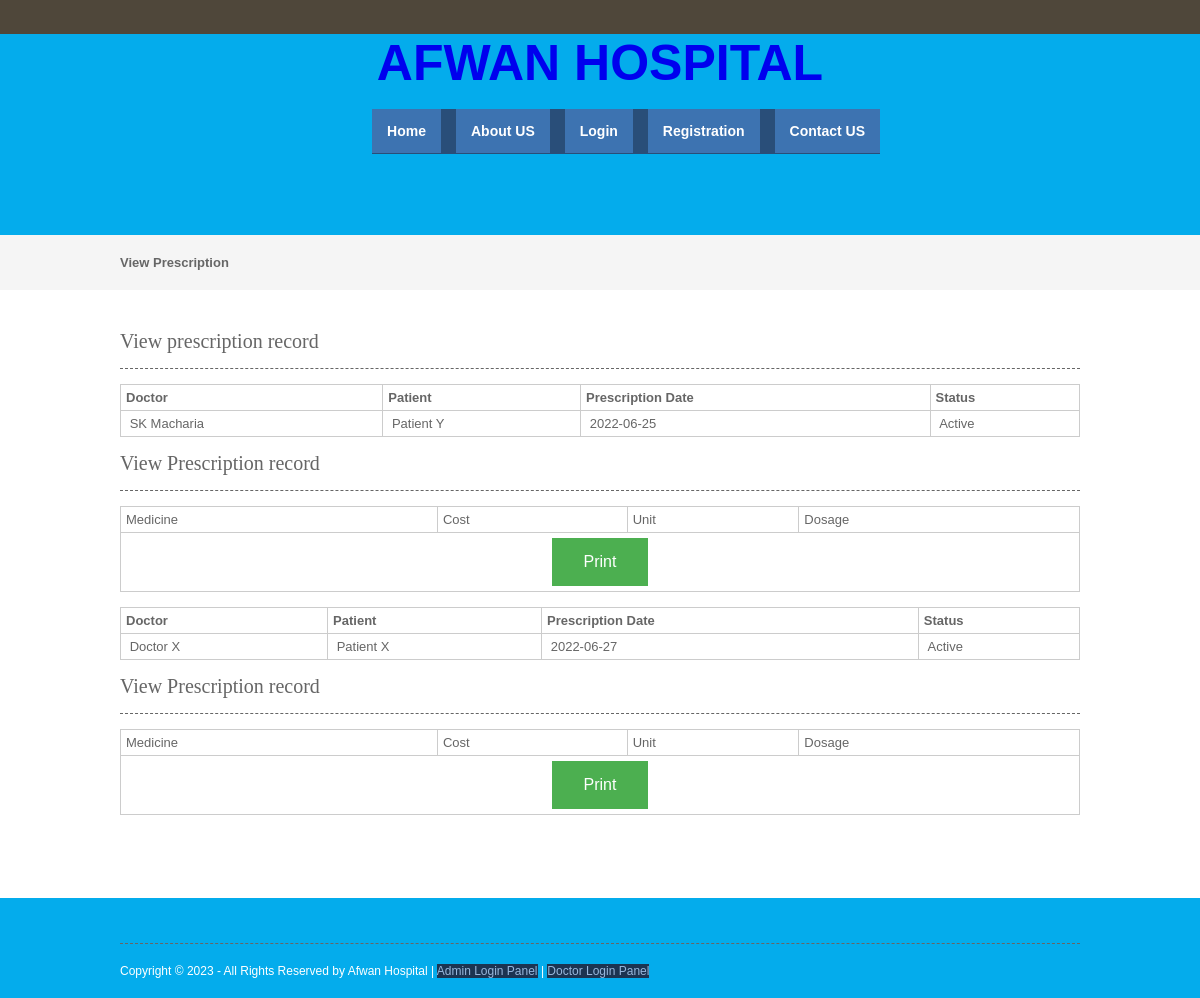
The app's page /viewprescription.php, older data.
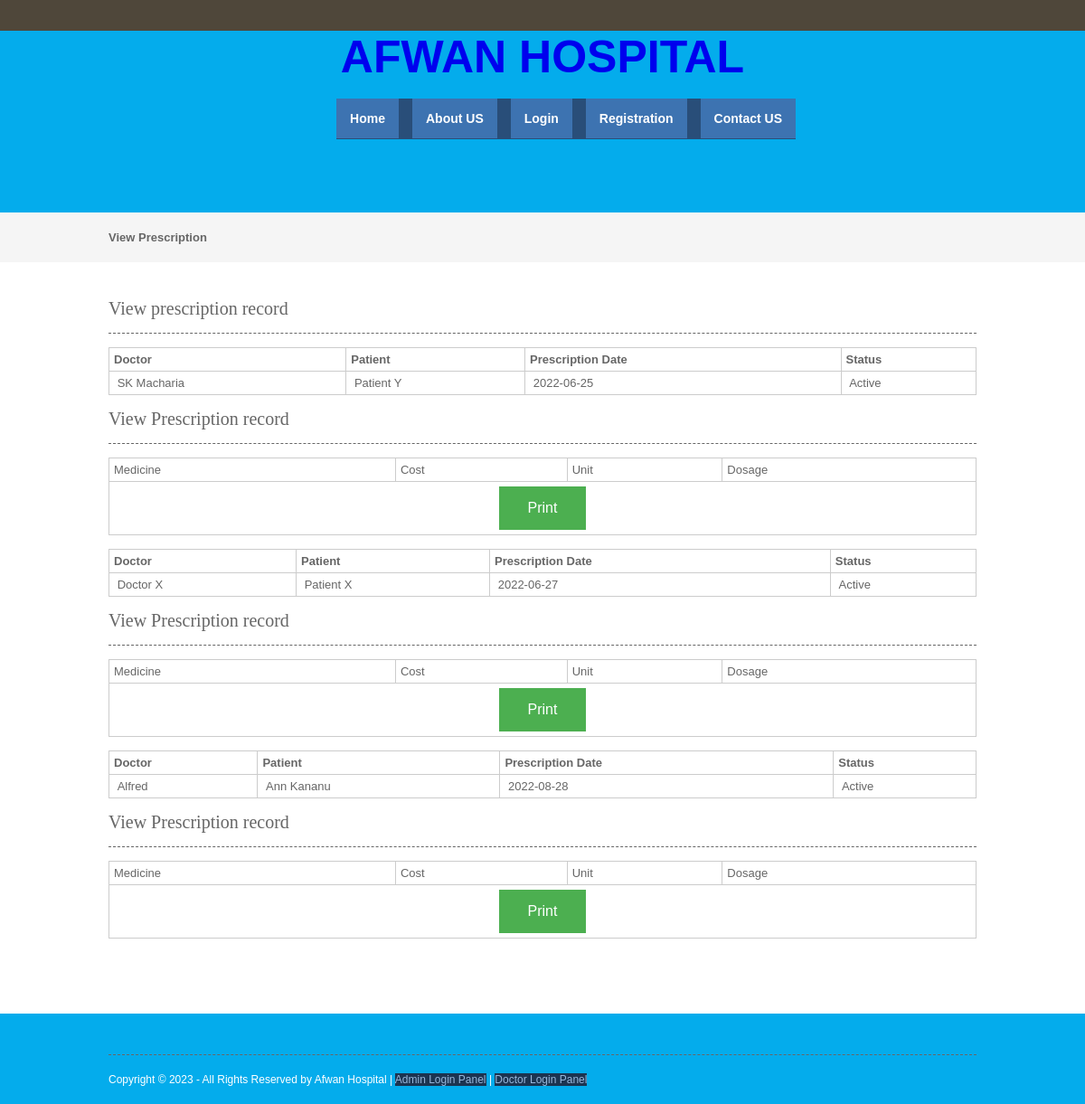
The same page, newer data.
### tables this page shows
CREATE TABLE `prescription` (
  `prescriptionid` int(10) NOT NULL,
  `treatment_records_id` int(10) NOT NULL,
  `doctorid` int(10) NOT NULL,
  `patientid` int(10) NOT NULL,
  `delivery_type` varchar(10) NOT NULL COMMENT 'Delivered through appointment or online order',
  `delivery_id` int(10) NOT NULL COMMENT 'appointmentid or orderid',
  `prescriptiondate` date NOT NULL,
  `status` varchar(10) NOT NULL,
  `appointmentid` int(10) NOT NULL
);

CREATE TABLE `doctor` (
  `doctorid` int(10) NOT NULL,
  `doctorname` varchar(50) NOT NULL,
  `mobileno` varchar(15) NOT NULL,
  `departmentid` int(10) NOT NULL,
  `loginid` varchar(25) NOT NULL,
  `password` varchar(25) NOT NULL,
  `status` varchar(10) NOT NULL,
  `education` varchar(25) NOT NULL,
  `experience` float(11,1) NOT NULL,
  `consultancy_charge` float(10,2) NOT NULL
);

CREATE TABLE `patient` (
  `patientid` int(10) NOT NULL,
  `patientname` varchar(50) NOT NULL,
  `admissiondate` date NOT NULL,
  `admissiontime` time NOT NULL,
  `address` varchar(250) NOT NULL,
  `mobileno` varchar(15) NOT NULL,
  `city` varchar(25) NOT NULL,
  `loginid` varchar(50) NOT NULL,
  `password` varchar(25) NOT NULL,
  `bloodgroup` varchar(20) NOT NULL,
  `gender` varchar(10) NOT NULL,
  `dob` date NOT NULL,
  `status` varchar(10) NOT NULL
);

### viewprescription.php (the view, shortened to what this page needs)
<?php
include("header.php");
include("dbconnection.php");
?>
<div class="wrapper col2">
  <div id="breadcrumb">
    <ul>
      <li class="first">View Prescription</li></ul>
  </div>
</div>
<div class="wrapper col4">
  <div id="container">
    <h1>View prescription record</h1>
<?php
$sql ="SELECT * FROM prescription";
$qsql = mysqli_query($con,$sql);
while($rs = mysqli_fetch_array($qsql))
{
	$sqlpatient = "SELECT * FROM patient WHERE patientid='$rs[patientid]'";
	$qsqlpatient = mysqli_query($con,$sqlpatient);
	$rspatient = mysqli_fetch_array($qsqlpatient);
	$sqldoctor = "SELECT * FROM doctor WHERE doctorid='$rs[doctorid]'";
	$qsqldoctor = mysqli_query($con,$sqldoctor);
	$rsdoctor = mysqli_fetch_array($qsqldoctor);
?>
    <table width="200" border="3">
          <tbody>
            <tr>
              <td><strong>Doctor</strong></td>
              <td><strong>Patient</strong></td>
              <td><strong>Prescription Date</strong></td>
              <td><strong>Status</strong></td>
            </tr>
              <?php
            echo "<tr>
              <td>&nbsp;$rsdoctor[doctorname]</td>
              <td>&nbsp;$rspatient[patientname]</td>
               <td>&nbsp;$rs[prescriptiondate]</td>
            <td>&nbsp;$rs[status]</td>
            </tr>";
            ?>
          </tbody>
        </table>
      <h1>View Prescription record</h1>
        <table width="200" border="3">
          <tbody>
            <tr>
              <td>Medicine</td>
              <td>Cost</td>
              <td>Unit</td>
              <td>Dosage</td>
            </tr>
            <tr>
              <td colspan="6"><div align="center">
                <input type="submit" name="print" id="print" value="Print" onclick="myFunction()"/>
              </div></td>
              </tr>
          </tbody>
        </table>
<?php
}
?>        <p>&nbsp;</p>
  </div>
</div>
<?php
include("footer.php");
?>

Row changes from the older to the newer data that the page shows:
added prescription: doctorid.doctorname "Alfred", patientid.patientname "Ann Kananu", prescriptiondate "2022-08-28", status "Active"
